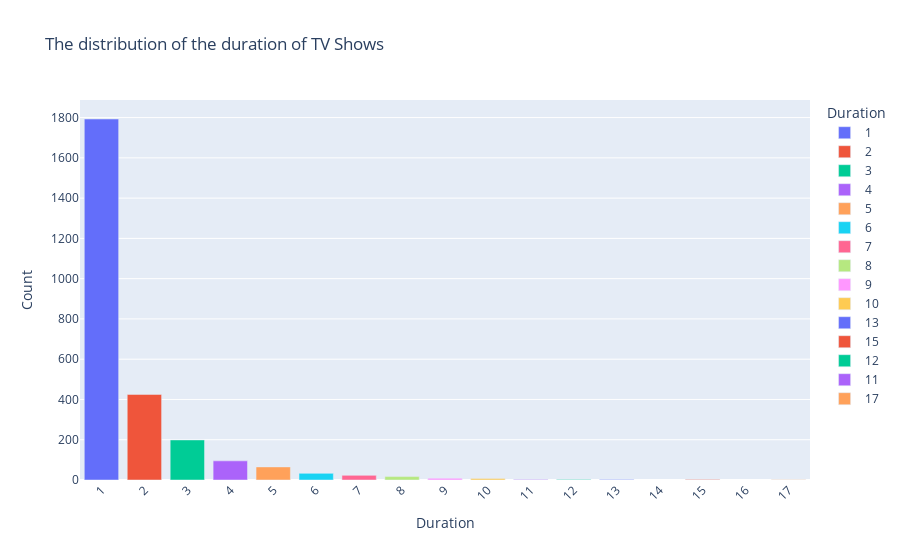

The notebook cell this image was saved under:
### Code cell
#plotly
series = df_netflix[df_netflix['type'] == 'TV Show']
duration_series = series['duration'].value_counts()

fig = px.bar(x=duration_series.index, y=duration_series.values, color=duration_series.index,
             labels={'x': 'Duration', 'y': 'Count'}, title='The distribution of the duration of TV Shows')

fig.update_layout(xaxis_tickangle=-45, xaxis=dict(tickmode='linear'), legend_title='Duration')

fig.show()

### Figure 1 — Plotly figure (JSON) as saved in the notebook; plotly's stock layout.template omitted (floating-point values rounded to 4 significant figures)
{"data": [{"alignmentgroup": "True", "hovertemplate": "color=1<br>Duration=%{x}<br>Count=%{y}<extra></extra>", "legendgroup": "1", "marker": {"color": "#636efa", "pattern": {"shape": ""}}, "name": "1", "offsetgroup": "1", "orientation": "v", "showlegend": true, "textposition": "auto", "type": "bar", "x": [1], "xaxis": "x", "y": [1793], "yaxis": "y"}, {"alignmentgroup": "True", "hovertemplate": "color=2<br>Duration=%{x}<br>Count=%{y}<extra></extra>", "legendgroup": "2", "marker": {"color": "#EF553B", "pattern": {"shape": ""}}, "name": "2", "offsetgroup": "2", "orientation": "v", "showlegend": true, "textposition": "auto", "type": "bar", "x": [2], "xaxis": "x", "y": [425], "yaxis": "y"}, {"alignmentgroup": "True", "hovertemplate": "color=3<br>Duration=%{x}<br>Count=%{y}<extra></extra>", "legendgroup": "3", "marker": {"color": "#00cc96", "pattern": {"shape": ""}}, "name": "3", "offsetgroup": "3", "orientation": "v", "showlegend": true, "textposition": "auto", "type": "bar", "x": [3], "xaxis": "x", "y": [199], "yaxis": "y"}, {"alignmentgroup": "True", "hovertemplate": "color=4<br>Duration=%{x}<br>Count=%{y}<extra></extra>", "legendgroup": "4", "marker": {"color": "#ab63fa", "pattern": {"shape": ""}}, "name": "4", "offsetgroup": "4", "orientation": "v", "showlegend": true, "textposition": "auto", "type": "bar", "x": [4], "xaxis": "x", "y": [95], "yaxis": "y"}, {"alignmentgroup": "True", "hovertemplate": "color=5<br>Duration=%{x}<br>Count=%{y}<extra></extra>", "legendgroup": "5", "marker": {"color": "#FFA15A", "pattern": {"shape": ""}}, "name": "5", "offsetgroup": "5", "orientation": "v", "showlegend": true, "textposition": "auto", "type": "bar", "x": [5], "xaxis": "x", "y": [65], "yaxis": "y"}, {"alignmentgroup": "True", "hovertemplate": "color=6<br>Duration=%{x}<br>Count=%{y}<extra></extra>", "legendgroup": "6", "marker": {"color": "#19d3f3", "pattern": {"shape": ""}}, "name": "6", "offsetgroup": "6", "orientation": "v", "showlegend": true, "textposition": "auto", "type": "bar", "x": [6], "xaxis": "x", "y": [33], "yaxis": "y"}, {"alignmentgroup": "True", "hovertemplate": "color=7<br>Duration=%{x}<br>Count=%{y}<extra></extra>", "legendgroup": "7", "marker": {"color": "#FF6692", "pattern": {"shape": ""}}, "name": "7", "offsetgroup": "7", "orientation": "v", "showlegend": true, "textposition": "auto", "type": "bar", "x": [7], "xaxis": "x", "y": [23], "yaxis": "y"}, {"alignmentgroup": "True", "hovertemplate": "color=8<br>Duration=%{x}<br>Count=%{y}<extra></extra>", "legendgroup": "8", "marker": {"color": "#B6E880", "pattern": {"shape": ""}}, "name": "8", "offsetgroup": "8", "orientation": "v", "showlegend": true, "textposition": "auto", "type": "bar", "x": [8], "xaxis": "x", "y": [17], "yaxis": "y"}, {"alignmentgroup": "True", "hovertemplate": "color=9<br>Duration=%{x}<br>Count=%{y}<extra></extra>", "legendgroup": "9", "marker": {"color": "#FF97FF", "pattern": {"shape": ""}}, "name": "9", "offsetgroup": "9", "orientation": "v", "showlegend": true, "textposition": "auto", "type": "bar", "x": [9], "xaxis": "x", "y": [9], "yaxis": "y"}, {"alignmentgroup": "True", "hovertemplate": "color=10<br>Duration=%{x}<br>Count=%{y}<extra></extra>", "legendgroup": "10", "marker": {"color": "#FECB52", "pattern": {"shape": ""}}, "name": "10", "offsetgroup": "10", "orientation": "v", "showlegend": true, "textposition": "auto", "type": "bar", "x": [10], "xaxis": "x", "y": [7], "yaxis": "y"}, {"alignmentgroup": "True", "hovertemplate": "color=13<br>Duration=%{x}<br>Count=%{y}<extra></extra>", "legendgroup": "13", "marker": {"color": "#636efa", "pattern": {"shape": ""}}, "name": "13", "offsetgroup": "13", "orientation": "v", "showlegend": true, "textposition": "auto", "type": "bar", "x": [13], "xaxis": "x", "y": [3], "yaxis": "y"}, {"alignmentgroup": "True", "hovertemplate": "color=15<br>Duration=%{x}<br>Count=%{y}<extra></extra>", "legendgroup": "15", "marker": {"color": "#EF553B", "pattern": {"shape": ""}}, "name": "15", "offsetgroup": "15", "orientation": "v", "showlegend": true, "textposition": "auto", "type": "bar", "x": [15], "xaxis": "x", "y": [2], "yaxis": "y"}, {"alignmentgroup": "True", "hovertemplate": "color=12<br>Duration=%{x}<br>Count=%{y}<extra></extra>", "legendgroup": "12", "marker": {"color": "#00cc96", "pattern": {"shape": ""}}, "name": "12", "offsetgroup": "12", "orientation": "v", "showlegend": true, "textposition": "auto", "type": "bar", "x": [12], "xaxis": "x", "y": [2], "yaxis": "y"}, {"alignmentgroup": "True", "hovertemplate": "color=11<br>Duration=%{x}<br>Count=%{y}<extra></extra>", "legendgroup": "11", "marker": {"color": "#ab63fa", "pattern": {"shape": ""}}, "name": "11", "offsetgroup": "11", "orientation": "v", "showlegend": true, "textposition": "auto", "type": "bar", "x": [11], "xaxis": "x", "y": [2], "yaxis": "y"}, {"alignmentgroup": "True", "hovertemplate": "color=17<br>Duration=%{x}<br>Count=%{y}<extra></extra>", "legendgroup": "17", "marker": {"color": "#FFA15A", "pattern": {"shape": ""}}, "name": "17", "offsetgroup": "17", "orientation": "v", "showlegend": true, "textposition": "auto", "type": "bar", "x": [17], "xaxis": "x", "y": [1], "yaxis": "y"}], "layout": {"barmode": "relative", "legend": {"title": {"text": "Duration"}, "tracegroupgap": 0}, "title": {"text": "The distribution of the duration of TV Shows"}, "xaxis": {"anchor": "y", "domain": [0, 1], "tickangle": -45, "tickmode": "linear", "title": {"text": "Duration"}}, "yaxis": {"anchor": "x", "domain": [0, 1], "title": {"text": "Count"}}}}
